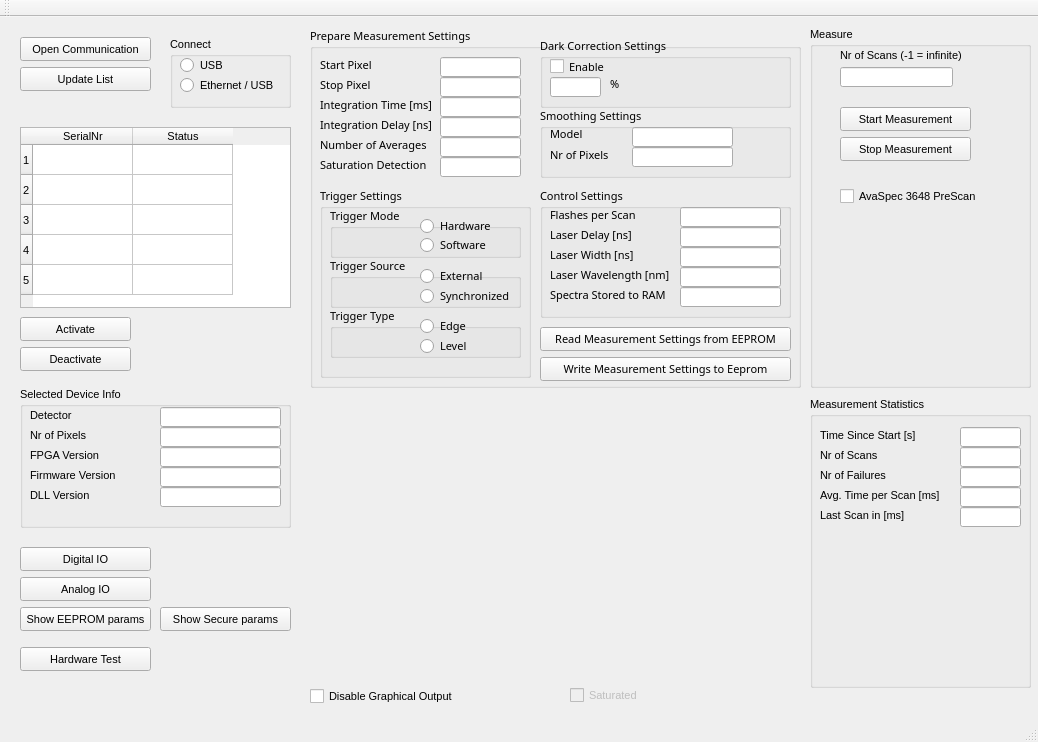
<?xml version="1.0" encoding="UTF-8"?>
<ui version="4.0">
 <class>QtdemoClass</class>
 <widget class="QMainWindow" name="QtdemoClass">
  <property name="geometry">
   <rect>
    <x>0</x>
    <y>0</y>
    <width>1038</width>
    <height>742</height>
   </rect>
  </property>
  <property name="font">
   <font>
    <pointsize>8</pointsize>
   </font>
  </property>
  <property name="windowTitle">
   <string>Qtdemo</string>
  </property>
  <widget class="QWidget" name="centralWidget">
   <widget class="QPushButton" name="OpenCommBtn">
    <property name="geometry">
     <rect>
      <x>20</x>
      <y>20</y>
      <width>131</width>
      <height>24</height>
     </rect>
    </property>
    <property name="text">
     <string>Open Communication</string>
    </property>
   </widget>
   <widget class="QPushButton" name="UpdateListBtn">
    <property name="geometry">
     <rect>
      <x>20</x>
      <y>50</y>
      <width>131</width>
      <height>24</height>
     </rect>
    </property>
    <property name="text">
     <string>Update List</string>
    </property>
   </widget>
   <widget class="QPushButton" name="ShowEepromBtn">
    <property name="geometry">
     <rect>
      <x>20</x>
      <y>590</y>
      <width>131</width>
      <height>24</height>
     </rect>
    </property>
    <property name="text">
     <string>Show EEPROM params</string>
    </property>
   </widget>
   <widget class="QGroupBox" name="groupBox">
    <property name="geometry">
     <rect>
      <x>810</x>
      <y>10</y>
      <width>221</width>
      <height>361</height>
     </rect>
    </property>
    <property name="title">
     <string>Measure</string>
    </property>
    <widget class="QPushButton" name="StartMeasBtn">
     <property name="geometry">
      <rect>
       <x>30</x>
       <y>80</y>
       <width>131</width>
       <height>24</height>
      </rect>
     </property>
     <property name="text">
      <string>Start Measurement</string>
     </property>
    </widget>
    <widget class="QPushButton" name="StopMeasBtn">
     <property name="geometry">
      <rect>
       <x>30</x>
       <y>110</y>
       <width>131</width>
       <height>24</height>
      </rect>
     </property>
     <property name="text">
      <string>Stop Measurement</string>
     </property>
    </widget>
    <widget class="QLineEdit" name="NrMeasEdt">
     <property name="geometry">
      <rect>
       <x>30</x>
       <y>40</y>
       <width>113</width>
       <height>20</height>
      </rect>
     </property>
    </widget>
    <widget class="QLabel" name="label_3">
     <property name="geometry">
      <rect>
       <x>30</x>
       <y>20</y>
       <width>151</width>
       <height>16</height>
      </rect>
     </property>
     <property name="text">
      <string>Nr of Scans (-1 = infinite)</string>
     </property>
    </widget>
    <widget class="QCheckBox" name="PreScanChk">
     <property name="geometry">
      <rect>
       <x>30</x>
       <y>160</y>
       <width>151</width>
       <height>19</height>
      </rect>
     </property>
     <property name="text">
      <string>AvaSpec 3648 PreScan</string>
     </property>
    </widget>
   </widget>
   <widget class="QGroupBox" name="groupBox_2">
    <property name="geometry">
     <rect>
      <x>310</x>
      <y>10</y>
      <width>491</width>
      <height>361</height>
     </rect>
    </property>
    <property name="font">
     <font>
      <family>Sans Serif</family>
     </font>
    </property>
    <property name="title">
     <string>Prepare Measurement Settings</string>
    </property>
    <widget class="QLineEdit" name="IntTimeEdt">
     <property name="geometry">
      <rect>
       <x>130</x>
       <y>70</y>
       <width>81</width>
       <height>20</height>
      </rect>
     </property>
    </widget>
    <widget class="QLineEdit" name="AvgEdt">
     <property name="geometry">
      <rect>
       <x>130</x>
       <y>110</y>
       <width>81</width>
       <height>20</height>
      </rect>
     </property>
    </widget>
    <widget class="QLabel" name="label">
     <property name="geometry">
      <rect>
       <x>10</x>
       <y>70</y>
       <width>121</width>
       <height>16</height>
      </rect>
     </property>
     <property name="text">
      <string>Integration Time [ms]</string>
     </property>
    </widget>
    <widget class="QLabel" name="label_2">
     <property name="geometry">
      <rect>
       <x>10</x>
       <y>110</y>
       <width>121</width>
       <height>16</height>
      </rect>
     </property>
     <property name="text">
      <string>Number of Averages</string>
     </property>
    </widget>
    <widget class="QLineEdit" name="StartPixelEdt">
     <property name="geometry">
      <rect>
       <x>130</x>
       <y>30</y>
       <width>81</width>
       <height>20</height>
      </rect>
     </property>
    </widget>
    <widget class="QLineEdit" name="StopPixelEdt">
     <property name="geometry">
      <rect>
       <x>130</x>
       <y>50</y>
       <width>81</width>
       <height>20</height>
      </rect>
     </property>
    </widget>
    <widget class="QLineEdit" name="IntDelayEdt">
     <property name="geometry">
      <rect>
       <x>130</x>
       <y>90</y>
       <width>81</width>
       <height>20</height>
      </rect>
     </property>
    </widget>
    <widget class="QLineEdit" name="SatDetEdt">
     <property name="geometry">
      <rect>
       <x>130</x>
       <y>130</y>
       <width>81</width>
       <height>20</height>
      </rect>
     </property>
    </widget>
    <widget class="QGroupBox" name="groupBox_3">
     <property name="geometry">
      <rect>
       <x>10</x>
       <y>160</y>
       <width>211</width>
       <height>191</height>
      </rect>
     </property>
     <property name="font">
      <font>
       <pointsize>8</pointsize>
      </font>
     </property>
     <property name="title">
      <string>Trigger Settings</string>
     </property>
     <widget class="QGroupBox" name="groupBox_9">
      <property name="geometry">
       <rect>
        <x>10</x>
        <y>20</y>
        <width>191</width>
        <height>51</height>
       </rect>
      </property>
      <property name="title">
       <string>Trigger Mode</string>
      </property>
      <widget class="QRadioButton" name="HardwareTriggerRBtn">
       <property name="geometry">
        <rect>
         <x>90</x>
         <y>10</y>
         <width>101</width>
         <height>18</height>
        </rect>
       </property>
       <property name="text">
        <string>Hardware</string>
       </property>
      </widget>
      <widget class="QRadioButton" name="SoftwareTriggerRBtn">
       <property name="geometry">
        <rect>
         <x>90</x>
         <y>30</y>
         <width>101</width>
         <height>16</height>
        </rect>
       </property>
       <property name="text">
        <string>Software</string>
       </property>
      </widget>
     </widget>
     <widget class="QGroupBox" name="groupBox_10">
      <property name="geometry">
       <rect>
        <x>10</x>
        <y>70</y>
        <width>191</width>
        <height>51</height>
       </rect>
      </property>
      <property name="title">
       <string>Trigger Source</string>
      </property>
      <widget class="QRadioButton" name="ExternalTriggerRbtn">
       <property name="geometry">
        <rect>
         <x>90</x>
         <y>10</y>
         <width>91</width>
         <height>18</height>
        </rect>
       </property>
       <property name="text">
        <string>External</string>
       </property>
      </widget>
      <widget class="QRadioButton" name="SynchTriggerRBtn">
       <property name="geometry">
        <rect>
         <x>90</x>
         <y>30</y>
         <width>121</width>
         <height>18</height>
        </rect>
       </property>
       <property name="text">
        <string>Synchronized</string>
       </property>
      </widget>
     </widget>
     <widget class="QGroupBox" name="groupBox_11">
      <property name="geometry">
       <rect>
        <x>10</x>
        <y>120</y>
        <width>191</width>
        <height>51</height>
       </rect>
      </property>
      <property name="title">
       <string>Trigger Type</string>
      </property>
      <widget class="QRadioButton" name="EdgeTriggerRBtn">
       <property name="geometry">
        <rect>
         <x>90</x>
         <y>10</y>
         <width>84</width>
         <height>18</height>
        </rect>
       </property>
       <property name="text">
        <string>Edge</string>
       </property>
      </widget>
      <widget class="QRadioButton" name="LevelTriggerRBtn">
       <property name="geometry">
        <rect>
         <x>90</x>
         <y>30</y>
         <width>84</width>
         <height>18</height>
        </rect>
       </property>
       <property name="text">
        <string>Level</string>
       </property>
      </widget>
     </widget>
    </widget>
    <widget class="QGroupBox" name="groupBox_4">
     <property name="geometry">
      <rect>
       <x>230</x>
       <y>10</y>
       <width>251</width>
       <height>71</height>
      </rect>
     </property>
     <property name="title">
      <string>Dark Correction Settings</string>
     </property>
     <widget class="QCheckBox" name="DarkCorrChk">
      <property name="geometry">
       <rect>
        <x>10</x>
        <y>20</y>
        <width>71</width>
        <height>19</height>
       </rect>
      </property>
      <property name="text">
       <string>Enable</string>
      </property>
     </widget>
     <widget class="QLineEdit" name="DarkCorrPercEdt">
      <property name="geometry">
       <rect>
        <x>10</x>
        <y>40</y>
        <width>51</width>
        <height>20</height>
       </rect>
      </property>
     </widget>
     <widget class="QLabel" name="label_7">
      <property name="geometry">
       <rect>
        <x>70</x>
        <y>40</y>
        <width>46</width>
        <height>14</height>
       </rect>
      </property>
      <property name="text">
       <string>%</string>
      </property>
     </widget>
    </widget>
    <widget class="QGroupBox" name="groupBox_5">
     <property name="geometry">
      <rect>
       <x>230</x>
       <y>80</y>
       <width>251</width>
       <height>71</height>
      </rect>
     </property>
     <property name="title">
      <string>Smoothing Settings</string>
     </property>
     <widget class="QLineEdit" name="SmoothModelEdt">
      <property name="geometry">
       <rect>
        <x>92</x>
        <y>20</y>
        <width>101</width>
        <height>20</height>
       </rect>
      </property>
     </widget>
     <widget class="QLineEdit" name="SmoothNrPixelsEdt">
      <property name="geometry">
       <rect>
        <x>92</x>
        <y>40</y>
        <width>101</width>
        <height>20</height>
       </rect>
      </property>
     </widget>
     <widget class="QLabel" name="label_8">
      <property name="geometry">
       <rect>
        <x>10</x>
        <y>20</y>
        <width>46</width>
        <height>14</height>
       </rect>
      </property>
      <property name="text">
       <string>Model</string>
      </property>
     </widget>
     <widget class="QLabel" name="label_9">
      <property name="geometry">
       <rect>
        <x>10</x>
        <y>40</y>
        <width>61</width>
        <height>16</height>
       </rect>
      </property>
      <property name="text">
       <string>Nr of Pixels</string>
      </property>
     </widget>
    </widget>
    <widget class="QGroupBox" name="groupBox_7">
     <property name="geometry">
      <rect>
       <x>230</x>
       <y>160</y>
       <width>251</width>
       <height>131</height>
      </rect>
     </property>
     <property name="title">
      <string>Control Settings</string>
     </property>
     <widget class="QLineEdit" name="FlashesPerScanEdt">
      <property name="geometry">
       <rect>
        <x>140</x>
        <y>20</y>
        <width>101</width>
        <height>20</height>
       </rect>
      </property>
     </widget>
     <widget class="QLineEdit" name="LaserDelayEdt">
      <property name="geometry">
       <rect>
        <x>140</x>
        <y>40</y>
        <width>101</width>
        <height>20</height>
       </rect>
      </property>
     </widget>
     <widget class="QLineEdit" name="LaserWidthEdt">
      <property name="geometry">
       <rect>
        <x>140</x>
        <y>60</y>
        <width>101</width>
        <height>20</height>
       </rect>
      </property>
     </widget>
     <widget class="QLineEdit" name="LaserWavEdt">
      <property name="geometry">
       <rect>
        <x>140</x>
        <y>80</y>
        <width>101</width>
        <height>20</height>
       </rect>
      </property>
     </widget>
     <widget class="QLineEdit" name="StoreToRamEdt">
      <property name="geometry">
       <rect>
        <x>140</x>
        <y>100</y>
        <width>101</width>
        <height>20</height>
       </rect>
      </property>
     </widget>
     <widget class="QLabel" name="label_10">
      <property name="geometry">
       <rect>
        <x>10</x>
        <y>20</y>
        <width>111</width>
        <height>16</height>
       </rect>
      </property>
      <property name="text">
       <string>Flashes per Scan</string>
      </property>
     </widget>
     <widget class="QLabel" name="label_11">
      <property name="geometry">
       <rect>
        <x>10</x>
        <y>40</y>
        <width>101</width>
        <height>16</height>
       </rect>
      </property>
      <property name="text">
       <string>Laser Delay [ns]</string>
      </property>
     </widget>
     <widget class="QLabel" name="label_12">
      <property name="geometry">
       <rect>
        <x>10</x>
        <y>60</y>
        <width>91</width>
        <height>16</height>
       </rect>
      </property>
      <property name="text">
       <string>Laser Width [ns]</string>
      </property>
     </widget>
     <widget class="QLabel" name="label_13">
      <property name="geometry">
       <rect>
        <x>10</x>
        <y>80</y>
        <width>131</width>
        <height>16</height>
       </rect>
      </property>
      <property name="text">
       <string>Laser Wavelength [nm]</string>
      </property>
     </widget>
     <widget class="QLabel" name="label_14">
      <property name="geometry">
       <rect>
        <x>10</x>
        <y>100</y>
        <width>131</width>
        <height>16</height>
       </rect>
      </property>
      <property name="text">
       <string>Spectra Stored to RAM</string>
      </property>
     </widget>
    </widget>
    <widget class="QPushButton" name="ReadEepromBtn">
     <property name="geometry">
      <rect>
       <x>230</x>
       <y>300</y>
       <width>251</width>
       <height>24</height>
      </rect>
     </property>
     <property name="text">
      <string>Read Measurement Settings from EEPROM</string>
     </property>
    </widget>
    <widget class="QPushButton" name="WriteEepromBtn">
     <property name="geometry">
      <rect>
       <x>230</x>
       <y>330</y>
       <width>251</width>
       <height>24</height>
      </rect>
     </property>
     <property name="text">
      <string>Write Measurement Settings to Eeprom</string>
     </property>
    </widget>
    <widget class="QLabel" name="label_25">
     <property name="geometry">
      <rect>
       <x>10</x>
       <y>30</y>
       <width>91</width>
       <height>16</height>
      </rect>
     </property>
     <property name="text">
      <string>Start Pixel</string>
     </property>
    </widget>
    <widget class="QLabel" name="label_26">
     <property name="geometry">
      <rect>
       <x>10</x>
       <y>50</y>
       <width>81</width>
       <height>16</height>
      </rect>
     </property>
     <property name="font">
      <font>
       <pointsize>8</pointsize>
      </font>
     </property>
     <property name="text">
      <string>Stop Pixel</string>
     </property>
    </widget>
    <widget class="QLabel" name="label_27">
     <property name="geometry">
      <rect>
       <x>10</x>
       <y>90</y>
       <width>121</width>
       <height>16</height>
      </rect>
     </property>
     <property name="text">
      <string>Integration Delay [ns]</string>
     </property>
    </widget>
    <widget class="QLabel" name="label_28">
     <property name="geometry">
      <rect>
       <x>10</x>
       <y>130</y>
       <width>121</width>
       <height>16</height>
      </rect>
     </property>
     <property name="text">
      <string>Saturation Detection</string>
     </property>
    </widget>
   </widget>
   <widget class="QTableWidget" name="SpectrometerList">
    <property name="geometry">
     <rect>
      <x>20</x>
      <y>110</y>
      <width>271</width>
      <height>181</height>
     </rect>
    </property>
    <property name="rowCount">
     <number>5</number>
    </property>
    <property name="columnCount">
     <number>2</number>
    </property>
    <row/>
    <row/>
    <row/>
    <row/>
    <row/>
    <column>
     <property name="text">
      <string>SerialNr</string>
     </property>
    </column>
    <column>
     <property name="text">
      <string>Status</string>
     </property>
    </column>
   </widget>
   <widget class="QPushButton" name="ActivateBtn">
    <property name="geometry">
     <rect>
      <x>20</x>
      <y>300</y>
      <width>111</width>
      <height>24</height>
     </rect>
    </property>
    <property name="text">
     <string>Activate</string>
    </property>
   </widget>
   <widget class="QPushButton" name="DeactivateBtn">
    <property name="geometry">
     <rect>
      <x>20</x>
      <y>330</y>
      <width>111</width>
      <height>24</height>
     </rect>
    </property>
    <property name="text">
     <string>Deactivate</string>
    </property>
   </widget>
   <widget class="QGroupBox" name="groupBox_6">
    <property name="geometry">
     <rect>
      <x>20</x>
      <y>370</y>
      <width>271</width>
      <height>141</height>
     </rect>
    </property>
    <property name="title">
     <string>Selected Device Info</string>
    </property>
    <widget class="QLineEdit" name="DetectorEdt">
     <property name="geometry">
      <rect>
       <x>140</x>
       <y>20</y>
       <width>121</width>
       <height>20</height>
      </rect>
     </property>
    </widget>
    <widget class="QLineEdit" name="NrPixelsEdt">
     <property name="geometry">
      <rect>
       <x>140</x>
       <y>40</y>
       <width>121</width>
       <height>20</height>
      </rect>
     </property>
    </widget>
    <widget class="QLineEdit" name="FPGAVerEdt">
     <property name="geometry">
      <rect>
       <x>140</x>
       <y>60</y>
       <width>121</width>
       <height>20</height>
      </rect>
     </property>
    </widget>
    <widget class="QLineEdit" name="FirmwareVerEdt">
     <property name="geometry">
      <rect>
       <x>140</x>
       <y>80</y>
       <width>121</width>
       <height>20</height>
      </rect>
     </property>
    </widget>
    <widget class="QLineEdit" name="DLLVerEdt">
     <property name="geometry">
      <rect>
       <x>140</x>
       <y>100</y>
       <width>121</width>
       <height>20</height>
      </rect>
     </property>
    </widget>
    <widget class="QLabel" name="label_20">
     <property name="geometry">
      <rect>
       <x>10</x>
       <y>20</y>
       <width>121</width>
       <height>16</height>
      </rect>
     </property>
     <property name="text">
      <string>Detector</string>
     </property>
    </widget>
    <widget class="QLabel" name="label_21">
     <property name="geometry">
      <rect>
       <x>10</x>
       <y>40</y>
       <width>111</width>
       <height>16</height>
      </rect>
     </property>
     <property name="text">
      <string>Nr of Pixels</string>
     </property>
    </widget>
    <widget class="QLabel" name="label_22">
     <property name="geometry">
      <rect>
       <x>10</x>
       <y>60</y>
       <width>101</width>
       <height>16</height>
      </rect>
     </property>
     <property name="text">
      <string>FPGA Version</string>
     </property>
    </widget>
    <widget class="QLabel" name="label_23">
     <property name="geometry">
      <rect>
       <x>10</x>
       <y>80</y>
       <width>91</width>
       <height>16</height>
      </rect>
     </property>
     <property name="text">
      <string>Firmware Version</string>
     </property>
    </widget>
    <widget class="QLabel" name="label_24">
     <property name="geometry">
      <rect>
       <x>10</x>
       <y>100</y>
       <width>91</width>
       <height>16</height>
      </rect>
     </property>
     <property name="text">
      <string>DLL Version</string>
     </property>
    </widget>
   </widget>
   <widget class="QPushButton" name="DigitalIoBtn">
    <property name="geometry">
     <rect>
      <x>20</x>
      <y>530</y>
      <width>131</width>
      <height>24</height>
     </rect>
    </property>
    <property name="text">
     <string>Digital IO</string>
    </property>
   </widget>
   <widget class="QPushButton" name="AnalogIoBtn">
    <property name="geometry">
     <rect>
      <x>20</x>
      <y>560</y>
      <width>131</width>
      <height>24</height>
     </rect>
    </property>
    <property name="text">
     <string>Analog IO</string>
    </property>
   </widget>
   <widget class="QGroupBox" name="groupBox_8">
    <property name="geometry">
     <rect>
      <x>810</x>
      <y>380</y>
      <width>221</width>
      <height>291</height>
     </rect>
    </property>
    <property name="title">
     <string>Measurement Statistics</string>
    </property>
    <widget class="QLineEdit" name="TimeSinceStartEdt">
     <property name="geometry">
      <rect>
       <x>150</x>
       <y>30</y>
       <width>61</width>
       <height>20</height>
      </rect>
     </property>
    </widget>
    <widget class="QLineEdit" name="NrScansEdt">
     <property name="geometry">
      <rect>
       <x>150</x>
       <y>50</y>
       <width>61</width>
       <height>20</height>
      </rect>
     </property>
    </widget>
    <widget class="QLineEdit" name="NrFailuresEdt">
     <property name="geometry">
      <rect>
       <x>150</x>
       <y>70</y>
       <width>61</width>
       <height>20</height>
      </rect>
     </property>
    </widget>
    <widget class="QLineEdit" name="TimePerScanEdt">
     <property name="geometry">
      <rect>
       <x>150</x>
       <y>90</y>
       <width>61</width>
       <height>20</height>
      </rect>
     </property>
    </widget>
    <widget class="QLineEdit" name="LastScanEdt">
     <property name="geometry">
      <rect>
       <x>150</x>
       <y>110</y>
       <width>61</width>
       <height>20</height>
      </rect>
     </property>
    </widget>
    <widget class="QLabel" name="label_15">
     <property name="geometry">
      <rect>
       <x>10</x>
       <y>30</y>
       <width>111</width>
       <height>16</height>
      </rect>
     </property>
     <property name="text">
      <string>Time Since Start [s]</string>
     </property>
    </widget>
    <widget class="QLabel" name="label_16">
     <property name="geometry">
      <rect>
       <x>10</x>
       <y>50</y>
       <width>101</width>
       <height>16</height>
      </rect>
     </property>
     <property name="text">
      <string>Nr of Scans</string>
     </property>
    </widget>
    <widget class="QLabel" name="label_17">
     <property name="geometry">
      <rect>
       <x>10</x>
       <y>70</y>
       <width>91</width>
       <height>16</height>
      </rect>
     </property>
     <property name="text">
      <string>Nr of Failures</string>
     </property>
    </widget>
    <widget class="QLabel" name="label_18">
     <property name="geometry">
      <rect>
       <x>10</x>
       <y>90</y>
       <width>131</width>
       <height>16</height>
      </rect>
     </property>
     <property name="text">
      <string>Avg. Time per Scan [ms]</string>
     </property>
    </widget>
    <widget class="QLabel" name="label_19">
     <property name="geometry">
      <rect>
       <x>10</x>
       <y>110</y>
       <width>111</width>
       <height>16</height>
      </rect>
     </property>
     <property name="text">
      <string>Last Scan in [ms]</string>
     </property>
    </widget>
   </widget>
   <widget class="QCheckBox" name="DisableGraphChk">
    <property name="geometry">
     <rect>
      <x>310</x>
      <y>670</y>
      <width>161</width>
      <height>19</height>
     </rect>
    </property>
    <property name="text">
     <string>Disable Graphical Output</string>
    </property>
   </widget>
   <widget class="Plot" name="plot" native="true">
    <property name="geometry">
     <rect>
      <x>310</x>
      <y>380</y>
      <width>491</width>
      <height>291</height>
     </rect>
    </property>
   </widget>
   <widget class="QCheckBox" name="SaturatedChk">
    <property name="enabled">
     <bool>false</bool>
    </property>
    <property name="geometry">
     <rect>
      <x>570</x>
      <y>670</y>
      <width>81</width>
      <height>17</height>
     </rect>
    </property>
    <property name="text">
     <string>Saturated</string>
    </property>
    <property name="checkable">
     <bool>true</bool>
    </property>
   </widget>
   <widget class="QPushButton" name="HW_TestBtn">
    <property name="geometry">
     <rect>
      <x>20</x>
      <y>630</y>
      <width>131</width>
      <height>24</height>
     </rect>
    </property>
    <property name="text">
     <string>Hardware Test</string>
    </property>
   </widget>
   <widget class="QPushButton" name="ShowSecureBtn">
    <property name="geometry">
     <rect>
      <x>160</x>
      <y>590</y>
      <width>131</width>
      <height>24</height>
     </rect>
    </property>
    <property name="text">
     <string>Show Secure params</string>
    </property>
   </widget>
   <widget class="QGroupBox" name="groupBox_12">
    <property name="geometry">
     <rect>
      <x>170</x>
      <y>20</y>
      <width>121</width>
      <height>71</height>
     </rect>
    </property>
    <property name="title">
     <string>Connect</string>
    </property>
    <widget class="QRadioButton" name="ConnectUSBRBtn">
     <property name="geometry">
      <rect>
       <x>10</x>
       <y>20</y>
       <width>101</width>
       <height>17</height>
      </rect>
     </property>
     <property name="text">
      <string>USB</string>
     </property>
    </widget>
    <widget class="QRadioButton" name="ConnectEthernetRBtn">
     <property name="geometry">
      <rect>
       <x>10</x>
       <y>40</y>
       <width>101</width>
       <height>17</height>
      </rect>
     </property>
     <property name="text">
      <string>Ethernet / USB</string>
     </property>
    </widget>
   </widget>
  </widget>
  <widget class="QMenuBar" name="menuBar">
   <property name="geometry">
    <rect>
     <x>0</x>
     <y>0</y>
     <width>1038</width>
     <height>21</height>
    </rect>
   </property>
  </widget>
  <widget class="QToolBar" name="mainToolBar">
   <attribute name="toolBarArea">
    <enum>TopToolBarArea</enum>
   </attribute>
   <attribute name="toolBarBreak">
    <bool>false</bool>
   </attribute>
  </widget>
  <widget class="QStatusBar" name="statusBar"/>
 </widget>
 <layoutdefault spacing="6" margin="11"/>
 <customwidgets>
  <customwidget>
   <class>Plot</class>
   <extends>QWidget</extends>
   <header>plot.h</header>
   <container>1</container>
  </customwidget>
 </customwidgets>
 <tabstops>
  <tabstop>OpenCommBtn</tabstop>
  <tabstop>UpdateListBtn</tabstop>
  <tabstop>SpectrometerList</tabstop>
  <tabstop>ConnectUSBRBtn</tabstop>
  <tabstop>ConnectEthernetRBtn</tabstop>
  <tabstop>ActivateBtn</tabstop>
  <tabstop>DeactivateBtn</tabstop>
  <tabstop>DetectorEdt</tabstop>
  <tabstop>NrPixelsEdt</tabstop>
  <tabstop>FPGAVerEdt</tabstop>
  <tabstop>FirmwareVerEdt</tabstop>
  <tabstop>DLLVerEdt</tabstop>
  <tabstop>DigitalIoBtn</tabstop>
  <tabstop>AnalogIoBtn</tabstop>
  <tabstop>ShowEepromBtn</tabstop>
  <tabstop>HW_TestBtn</tabstop>
  <tabstop>StartPixelEdt</tabstop>
  <tabstop>StopPixelEdt</tabstop>
  <tabstop>IntTimeEdt</tabstop>
  <tabstop>IntDelayEdt</tabstop>
  <tabstop>AvgEdt</tabstop>
  <tabstop>SatDetEdt</tabstop>
  <tabstop>HardwareTriggerRBtn</tabstop>
  <tabstop>SoftwareTriggerRBtn</tabstop>
  <tabstop>ExternalTriggerRbtn</tabstop>
  <tabstop>SynchTriggerRBtn</tabstop>
  <tabstop>EdgeTriggerRBtn</tabstop>
  <tabstop>LevelTriggerRBtn</tabstop>
  <tabstop>DarkCorrChk</tabstop>
  <tabstop>DarkCorrPercEdt</tabstop>
  <tabstop>SmoothModelEdt</tabstop>
  <tabstop>SmoothNrPixelsEdt</tabstop>
  <tabstop>FlashesPerScanEdt</tabstop>
  <tabstop>LaserDelayEdt</tabstop>
  <tabstop>LaserWidthEdt</tabstop>
  <tabstop>LaserWavEdt</tabstop>
  <tabstop>StoreToRamEdt</tabstop>
  <tabstop>ReadEepromBtn</tabstop>
  <tabstop>WriteEepromBtn</tabstop>
  <tabstop>NrMeasEdt</tabstop>
  <tabstop>StartMeasBtn</tabstop>
  <tabstop>StopMeasBtn</tabstop>
  <tabstop>PreScanChk</tabstop>
  <tabstop>DisableGraphChk</tabstop>
  <tabstop>SaturatedChk</tabstop>
  <tabstop>TimeSinceStartEdt</tabstop>
  <tabstop>NrScansEdt</tabstop>
  <tabstop>NrFailuresEdt</tabstop>
  <tabstop>TimePerScanEdt</tabstop>
  <tabstop>LastScanEdt</tabstop>
  <tabstop>ShowSecureBtn</tabstop>
 </tabstops>
 <resources/>
 <connections/>
</ui>
